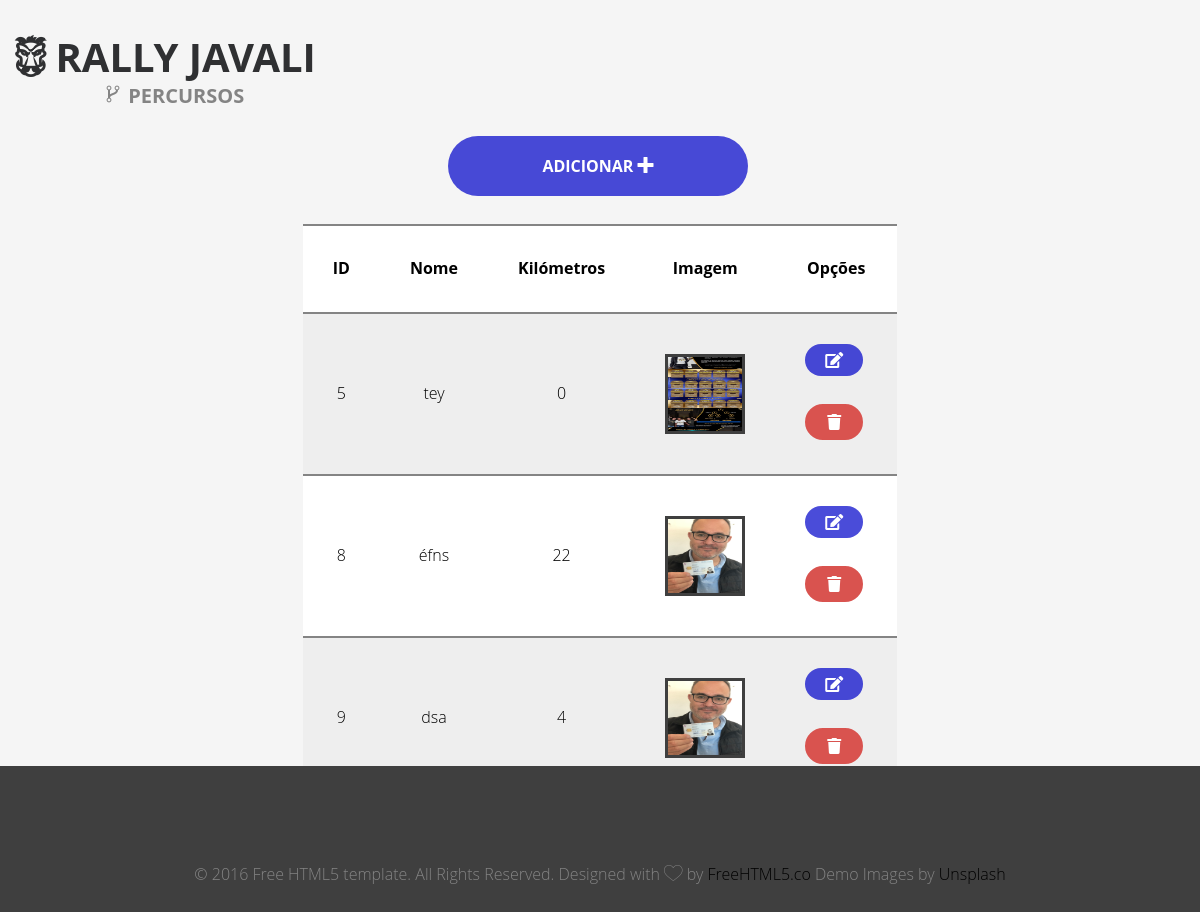
Page /Admin/percursos.php on the committed database.
### tables this page shows
CREATE TABLE `percursos`  (
  `percursoId` int(11) NOT NULL AUTO_INCREMENT,
  `percursoNome` varchar(45) NOT NULL,
  `percursoKm` int(11) NOT NULL,
  `percursoImgUrl` varchar(45) NOT NULL,
  PRIMARY KEY (`percursoId`) USING BTREE
);

### Admin/percursos.php (the view, shortened to what this page needs)
<?php
include_once("Includes/body.inc.php");
top(HOME);
$con = mysqli_connect(HOST, USER, PWD, DATABASE);
$sql ="select * from percursos;";
$result = mysqli_query($con, $sql);
?>
    <div id="fh5co-content-section" class="fh5co-section-gray"><p></p>
        <div class="container">
            <div class="row">
                <a class="sub-title-admin"><i class="icon-flow-branch"></i><strong> Percursos</strong></a>
                <div class="col text-center">
                    <div class="desc animate-box">
                        <button class="btn btn-primary" style="height: 60px; width: 300px" onclick="location.href='adicionar_percursos.php'"><strong>ADICIONAR </strong></a><i class="icon-plus3"></i></button>
                    </div>
                </div>
            </div>
        </div>
        <div class="active">
            <div class="container">
                <div class="row">
                    <div class="desc animate-box">
                        <table id="t01">
                            <tbody>
                            <tr>
                                <th><a class="nolink"><strong>ID </strong></a></th>
                                <th><a class="nolink"><strong>Nome </strong></a></th>
                                <th><a class="nolink"><strong>Kilómetros </strong></a></th>
                                <th><a class="nolink"><strong>Imagem </strong></a></th>
                                <th><a class="nolink"><strong> Opções </strong></a></th>
                            </tr>
                            <?php
                            while ($dados = mysqli_fetch_array($result)) {
                            ?>
                            <tr class="active" data-number="1">
                                <td><a class="nolink"><?php echo $dados['percursoId'] ?></a></td>
                                <td><a class="nolink"><?php echo $dados['percursoNome'] ?></a></td>
                                <td><a class="nolink"><?php echo $dados['percursoKm'] ?></a></td>
                                <td><img id="img1" src="../<?php echo $dados['percursoImgUrl'] ?>"></td>
                                <td><a href="editar_percursos.php?id=<?php echo $dados['percursoId'] ?>"> <i class="btn btn-primary fas fa-edit text-primary"></i></a><p></p>
                                    <a href="#" > <i class="btn btn-danger fas fa-trash  text-danger" ></i></a></td>
                            </tr>
                                <?php
                            }
                            ?>
                            </tbody>
                        </table>
                    </div>
                </div>
            </div>
        </div>
    </div>
<?php
botper();
?>

### Admin/Includes/body.inc.php (shortened to what this page needs)
<?php
function top($menu = HOME){
?>
    <!DOCTYPE html>
<html class="no-js">
<head>
    <link rel="stylesheet" href="css/animate.css">
    <link rel="stylesheet" href="css/icomoon.css">
    <link rel="stylesheet" href="css/bootstrap.css">
    <link rel="stylesheet" href="css/magnific-popup.css">
    <link rel="stylesheet" href="css/superfish.css">
    <link rel="stylesheet" href="css/style.css">
    <link rel="stylesheet" href="https://use.fontawesome.com/releases/v5.7.0/css/all.css"
>
</head>
<body>
<div id="fh5co-wrapper">
    <div id="fh5co-page">
        <div id="fh5co-header">
            <header id="fh5co-header-section">
                <div class="container">
                    <div class="nav-header">
                        <h1 id="fh5co-logo"><a href="../Admin/index.php"><strong><i class="fab fa-grunt"></i> Rally Javali</strong></a></h1>
                    </div>
                </div>
            </header>
        </div>
        <?php
        }
        ?>
<?php
function botper()
{
    ?>
    <footer>
        <div id="footer" class="fh5co-copyright text-center">
            <p>
                &copy; 2016 Free HTML5 template. All Rights Reserved.
                <span>Designed with <i class="icon-heart"></i> by <a href="http://freehtml5.co/" target="_blank">FreeHTML5.co</a>
								Demo Images by <a href="http://unsplash.com/" target="_blank">Unsplash</a></span>
            </p>
        </div>
    </footer>
    </div>
    </div>
    </body>
    </html>
    <?php
}
?>

### Admin/css/icomoon.css (style rules this page uses)
[class^="icon-"], [class*=" icon-"] { font-family: 'icomoon' !important; speak: none; font-style: normal; font-weight: normal; font-variant: normal; text-transform: none; line-height: 1; -webkit-font-smoothing: antialiased; -moz-osx-font-smoothing: grayscale; }
.icon-heart:before { content: "\e04a"; }
.icon-flow-branch:before { content: "\e942"; }
.icon-plus3:before { content: "\ebc8"; }

### Admin/css/style.css (style rules this page uses)
body { font-family: "Open Sans", Arial, sans-serif; line-height: 1.6; font-size: 16px; background: #fff; color: #848484; font-weight: 300; overflow-x: hidden; }
a { color: #000000; -webkit-transition: 0.5s; -o-transition: 0.5s; transition: 0.5s; }
p, ul, ol { margin-bottom: 1.5em; font-size: 16px; color: #848484; font-family: "Open Sans", Arial, sans-serif; }
h1, h2, h3, h4, h5, h6 { color: #5a5a5a; font-family: "Open Sans", Arial, sans-serif; font-weight: 400; margin: 0 0 30px 0; }
#fh5co-header { position: center; margin-bottom: 0; z-index: 9999999; }
#fh5co-header-section { padding: 0; position: absolute; top: 0; left: 0; width: 70%; z-index: 2; }
.nav-header { position: center; width: 100%; }
#fh5co-logo { position: center; z-index: 2; font-size: 40px; text-transform: uppercase; margin-top: 35px; font-weight: 700; float: left; }
#fh5co-logo a { color: #2F3032; }
#fh5co-work-section, #fh5co-services-section, #fh5co-content-section, #fh5co-work-section_2, #fh5co-blog-section, #fh5co-features { padding: 7em 0; }
.fh5co-section-gray { background: rgba(0, 0, 0, 0.04); }
#footer { bottom: 0; position: absolute; background-color: #3f3f3f; padding: 6em 0 0 0; width: 100%; float: left; }
.btn { margin-right: 4px; margin-bottom: 4px; font-family: "Open Sans", Arial, sans-serif; font-size: 16px; font-weight: 100; -webkit-border-radius: 30px; -moz-border-radius: 30px; -ms-border-radius: 30px; border-radius: 30px; -webkit-transition: 0.5s; -o-transition: 0.5s; transition: 0.5s; padding: 8px 20px; }
.btn-primary { background: rgba(0, 4, 202, 0.71); color: #fff; border: rgba(0, 4, 202, 0.71); }
.btn-danger { background: #d9534f; color: #fff; border: 2px solid #d9534f; }
.js .animate-box { opacity: 0; }
#fh5co-wrapper { overflow-x: hidden; position: center; }
#fh5co-page { position: center; -webkit-transition: 0.5s; -o-transition: 0.5s; transition: 0.5s; }
.sub-title-admin { position: absolute; top: 80px; left: 103px; font-size: 20px; text-transform: uppercase; font-weight: 400; color: #848484; }

### Admin/percursos.php (style rules this page uses)
#img1 { width: 80px; height: 80px; border: 3px solid #3f3f3f; }

### Admin/Includes/body.inc.php (style rules this page uses)
table, th, td { margin-left: auto; margin-right: auto; border: 2px solid #848484; border-collapse: collapse; border-right: none; border-left: none; }
th, td { padding: 30px; text-align: center; }
table#t01 tr:nth-child(even) { background-color: #eee; }
table#t01 tr:nth-child(odd) { background-color: #fff; }
table#t01 th { background-color: White; color: white; }

### rows in the picture
percursos: percursoId "5", percursoNome "tey", percursoKm "0", percursoImgUrl (picture)
percursos: percursoId "8", percursoNome "éfns", percursoKm "22", percursoImgUrl (picture)
percursos: percursoId "9", percursoNome "dsa", percursoKm "4", percursoImgUrl (picture)
